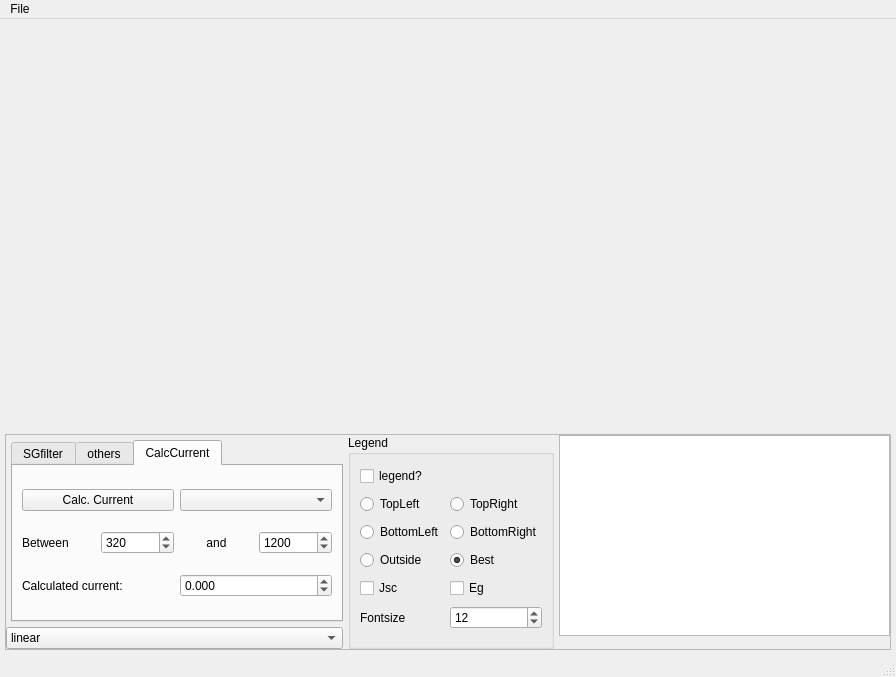
<?xml version="1.0" encoding="UTF-8"?>
<ui version="4.0">
 <class>MainWindow</class>
 <widget class="QMainWindow" name="MainWindow">
  <property name="geometry">
   <rect>
    <x>0</x>
    <y>0</y>
    <width>896</width>
    <height>677</height>
   </rect>
  </property>
  <property name="windowTitle">
   <string>EQE</string>
  </property>
  <widget class="QWidget" name="centralwidget">
   <layout class="QVBoxLayout" name="verticalLayout">
    <property name="spacing">
     <number>5</number>
    </property>
    <property name="leftMargin">
     <number>5</number>
    </property>
    <property name="topMargin">
     <number>5</number>
    </property>
    <property name="rightMargin">
     <number>5</number>
    </property>
    <property name="bottomMargin">
     <number>5</number>
    </property>
    <item>
     <widget class="QWidget" name="mplwidget" native="true">
      <layout class="QVBoxLayout" name="verticalLayout_mplwidget">
       <property name="spacing">
        <number>5</number>
       </property>
       <property name="leftMargin">
        <number>0</number>
       </property>
       <property name="topMargin">
        <number>0</number>
       </property>
       <property name="rightMargin">
        <number>0</number>
       </property>
       <property name="bottomMargin">
        <number>0</number>
       </property>
      </layout>
     </widget>
    </item>
    <item>
     <widget class="QFrame" name="frame">
      <property name="sizePolicy">
       <sizepolicy hsizetype="Preferred" vsizetype="Maximum">
        <horstretch>0</horstretch>
        <verstretch>0</verstretch>
       </sizepolicy>
      </property>
      <property name="frameShape">
       <enum>QFrame::StyledPanel</enum>
      </property>
      <property name="frameShadow">
       <enum>QFrame::Raised</enum>
      </property>
      <layout class="QGridLayout" name="gridLayout_5">
       <property name="leftMargin">
        <number>0</number>
       </property>
       <property name="topMargin">
        <number>0</number>
       </property>
       <property name="rightMargin">
        <number>0</number>
       </property>
       <property name="bottomMargin">
        <number>0</number>
       </property>
       <property name="spacing">
        <number>5</number>
       </property>
       <item row="0" column="3" rowspan="3">
        <widget class="QListWidget" name="listWidget"/>
       </item>
       <item row="2" column="0" rowspan="2" colspan="2">
        <widget class="QComboBox" name="comboBox">
         <item>
          <property name="text">
           <string>linear</string>
          </property>
         </item>
         <item>
          <property name="text">
           <string>log</string>
          </property>
         </item>
         <item>
          <property name="text">
           <string>Tauc1</string>
          </property>
         </item>
         <item>
          <property name="text">
           <string>Tauc2</string>
          </property>
         </item>
         <item>
          <property name="text">
           <string>NormalizedByAll</string>
          </property>
         </item>
         <item>
          <property name="text">
           <string>NormalizedBySingle</string>
          </property>
         </item>
        </widget>
       </item>
       <item row="0" column="2" rowspan="4">
        <widget class="QGroupBox" name="groupBox">
         <property name="title">
          <string>Legend</string>
         </property>
         <layout class="QGridLayout" name="gridLayout">
          <item row="1" column="0">
           <widget class="QRadioButton" name="radioButton_topleft">
            <property name="text">
             <string>TopLeft</string>
            </property>
           </widget>
          </item>
          <item row="1" column="1">
           <widget class="QRadioButton" name="radioButton_topright">
            <property name="text">
             <string>TopRight</string>
            </property>
           </widget>
          </item>
          <item row="5" column="0">
           <widget class="QLabel" name="label">
            <property name="text">
             <string>Fontsize</string>
            </property>
           </widget>
          </item>
          <item row="0" column="0">
           <widget class="QCheckBox" name="checkBox_legend">
            <property name="text">
             <string>legend?</string>
            </property>
           </widget>
          </item>
          <item row="5" column="1">
           <widget class="QSpinBox" name="spinBox_fontsize">
            <property name="value">
             <number>12</number>
            </property>
           </widget>
          </item>
          <item row="2" column="0">
           <widget class="QRadioButton" name="radioButton_bottomleft">
            <property name="text">
             <string>BottomLeft</string>
            </property>
           </widget>
          </item>
          <item row="4" column="0">
           <widget class="QCheckBox" name="checkBox_Jsc">
            <property name="text">
             <string>Jsc</string>
            </property>
           </widget>
          </item>
          <item row="3" column="0">
           <widget class="QRadioButton" name="radioButton_outside">
            <property name="text">
             <string>Outside</string>
            </property>
           </widget>
          </item>
          <item row="2" column="1">
           <widget class="QRadioButton" name="radioButton_bottomright">
            <property name="text">
             <string>BottomRight</string>
            </property>
           </widget>
          </item>
          <item row="4" column="1">
           <widget class="QCheckBox" name="checkBox_Eg">
            <property name="text">
             <string>Eg</string>
            </property>
           </widget>
          </item>
          <item row="3" column="1">
           <widget class="QRadioButton" name="radioButton_best">
            <property name="text">
             <string>Best</string>
            </property>
            <property name="checked">
             <bool>true</bool>
            </property>
           </widget>
          </item>
         </layout>
        </widget>
       </item>
       <item row="1" column="1">
        <widget class="QTabWidget" name="tabWidget">
         <property name="currentIndex">
          <number>2</number>
         </property>
         <widget class="QWidget" name="tab">
          <attribute name="title">
           <string>SGfilter</string>
          </attribute>
          <layout class="QGridLayout" name="gridLayout_3">
           <property name="leftMargin">
            <number>0</number>
           </property>
           <property name="topMargin">
            <number>0</number>
           </property>
           <property name="rightMargin">
            <number>0</number>
           </property>
           <property name="bottomMargin">
            <number>0</number>
           </property>
           <item row="0" column="0">
            <widget class="QGroupBox" name="groupBox_2">
             <property name="title">
              <string/>
             </property>
             <layout class="QGridLayout" name="gridLayout_2">
              <item row="0" column="0" colspan="2">
               <widget class="QPushButton" name="pushButton_SGFilter">
                <property name="text">
                 <string>SavitzkyGolayFilter</string>
                </property>
               </widget>
              </item>
              <item row="1" column="0">
               <widget class="QSpinBox" name="spinBox_SG1">
                <property name="maximum">
                 <number>999</number>
                </property>
                <property name="value">
                 <number>31</number>
                </property>
               </widget>
              </item>
              <item row="1" column="1">
               <widget class="QSpinBox" name="spinBox_SG2">
                <property name="maximum">
                 <number>999</number>
                </property>
                <property name="value">
                 <number>5</number>
                </property>
               </widget>
              </item>
              <item row="2" column="0" colspan="2">
               <widget class="QPushButton" name="pushButton_goback">
                <property name="text">
                 <string>GoBack</string>
                </property>
               </widget>
              </item>
             </layout>
            </widget>
           </item>
          </layout>
         </widget>
         <widget class="QWidget" name="tab_2">
          <attribute name="title">
           <string>others</string>
          </attribute>
          <layout class="QGridLayout" name="gridLayout_4">
           <item row="2" column="0">
            <widget class="QCheckBox" name="checkBox_showsecreteg">
             <property name="text">
              <string>ShowSecretEg</string>
             </property>
            </widget>
           </item>
           <item row="1" column="0">
            <widget class="QPushButton" name="pushButton_CalcIQE">
             <property name="text">
              <string>Calculate IQE</string>
             </property>
            </widget>
           </item>
           <item row="4" column="0">
            <widget class="QPushButton" name="pushButton_stitchEQEs">
             <property name="text">
              <string>Stitch EQEs</string>
             </property>
            </widget>
           </item>
           <item row="3" column="0">
            <widget class="QCheckBox" name="checkBox_integrJsc">
             <property name="text">
              <string>Integr.Jsc</string>
             </property>
            </widget>
           </item>
          </layout>
         </widget>
         <widget class="QWidget" name="tab_3">
          <attribute name="title">
           <string>CalcCurrent</string>
          </attribute>
          <layout class="QGridLayout" name="gridLayout_6">
           <item row="0" column="0" colspan="2">
            <widget class="QPushButton" name="pushButton_CalcCurrent">
             <property name="text">
              <string>Calc. Current</string>
             </property>
            </widget>
           </item>
           <item row="1" column="0">
            <widget class="QLabel" name="label_2">
             <property name="text">
              <string>Between</string>
             </property>
            </widget>
           </item>
           <item row="1" column="1">
            <widget class="QSpinBox" name="spinBox_from">
             <property name="maximum">
              <number>9999</number>
             </property>
             <property name="value">
              <number>320</number>
             </property>
            </widget>
           </item>
           <item row="1" column="2">
            <widget class="QLabel" name="label_3">
             <property name="text">
              <string>and</string>
             </property>
             <property name="alignment">
              <set>Qt::AlignCenter</set>
             </property>
            </widget>
           </item>
           <item row="1" column="3">
            <widget class="QSpinBox" name="spinBox_to">
             <property name="maximum">
              <number>9999</number>
             </property>
             <property name="value">
              <number>1200</number>
             </property>
            </widget>
           </item>
           <item row="2" column="0" colspan="2">
            <widget class="QLabel" name="label_4">
             <property name="text">
              <string>Calculated current:</string>
             </property>
            </widget>
           </item>
           <item row="2" column="2" colspan="2">
            <widget class="QDoubleSpinBox" name="doubleSpinBox_calcjsc">
             <property name="decimals">
              <number>3</number>
             </property>
             <property name="minimum">
              <double>-999.000000000000000</double>
             </property>
             <property name="maximum">
              <double>999.000000000000000</double>
             </property>
            </widget>
           </item>
           <item row="0" column="2" colspan="2">
            <widget class="QComboBox" name="comboBox_calccurrent"/>
           </item>
          </layout>
         </widget>
        </widget>
       </item>
      </layout>
     </widget>
    </item>
   </layout>
  </widget>
  <widget class="QMenuBar" name="menubar">
   <property name="geometry">
    <rect>
     <x>0</x>
     <y>0</y>
     <width>896</width>
     <height>31</height>
    </rect>
   </property>
   <widget class="QMenu" name="menuFile">
    <property name="title">
     <string>File</string>
    </property>
    <addaction name="actionImport_DATA"/>
    <addaction name="actionExport_Graph_DATA"/>
    <addaction name="actionExport_All_DATA"/>
    <addaction name="actionSave_to_DB"/>
   </widget>
   <addaction name="menuFile"/>
  </widget>
  <widget class="QStatusBar" name="statusbar"/>
  <action name="actionImport_DATA">
   <property name="text">
    <string>Import DATA</string>
   </property>
  </action>
  <action name="actionExport_Graph_DATA">
   <property name="text">
    <string>Export Graph/DATA</string>
   </property>
  </action>
  <action name="actionHelp">
   <property name="text">
    <string>Help</string>
   </property>
  </action>
  <action name="actionExport_All_DATA">
   <property name="text">
    <string>Export All DATA</string>
   </property>
  </action>
  <action name="actionSave_to_DB">
   <property name="text">
    <string>Save to DB</string>
   </property>
  </action>
 </widget>
 <resources/>
 <connections/>
</ui>
